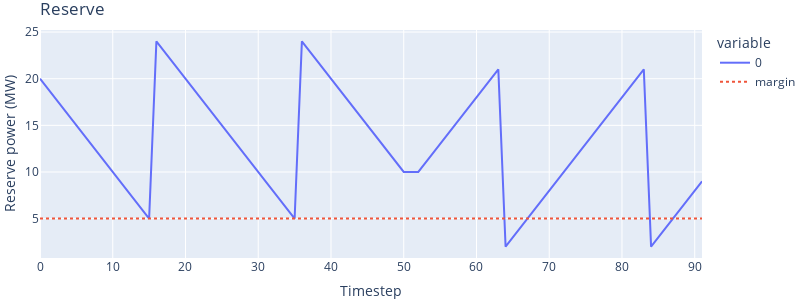

Source (notebook cell):
### Code cell
dfplot=res.el_reserve
margin=optimiser.all_networks["el"].carrier_data.el_reserve_margin
x = [dfplot.index[0],dfplot.index[-1]]
fig=px.line(dfplot,title="Reserve")
fig.add_scatter(x=x,y=[margin,margin],line=dict(dash='dot'),name="margin",mode="lines")
fig.update_xaxes(title_text="Timestep")
fig.update_yaxes(title_text="Reserve power (MW)",dtick = 5)
fig.update_layout(autosize=False,width=800,height=300,margin=dict(l=0,r=0,t=30,b=0))

### Figure 1 — Plotly figure (JSON) as saved in the notebook; plotly's stock layout.template omitted (floating-point values rounded to 4 significant figures)
{"data": [{"hovertemplate": "variable=0<br>time=%{x}<br>value=%{y}<extra></extra>", "legendgroup": "0", "line": {"color": "#636efa", "dash": "solid"}, "marker": {"symbol": "circle"}, "mode": "lines", "name": "0", "orientation": "v", "showlegend": true, "x": [0, 1, 2, 3, 4, 5, 6, 7, 8, 9, 10, 11, 12, 13, 14, 15, 16, 17, 18, 19, 20, 21, 22, 23, 24, 25, 26, 27, 28, 29, 30, 31, 32, 33, 34, 35, 36, 37, 38, 39, 40, 41, 42, 43, 44, 45, 46, 47, 48, 49, 50, 51, 52, 53, 54, 55, 56, 57, 58, 59, 60, 61, 62, 63, 64, 65, 66, 67, 68, 69, 70, 71, 72, 73, 74, 75, 76, 77, 78, 79, 80, 81, 82, 83, 84, 85, 86, 87, 88, 89, 90, 91], "xaxis": "x", "y": [20.0, 19.0, 18.0, 17.0, 16.0, 15.0, 14.0, 13.0, 12.0, 11.0, 10.0, 9.0, 8.0, 7.0, 6.0, 5.0, 24.0, 23.0, 22.0, 21.0, 20.0, 19.0, 18.0, 17.0, 16.0, 15.0, 14.0, 13.0, 12.0, 11.0, 10.0, 9.0, 8.0, 7.0, 6.0, 5.0, 24.0, 23.0, 22.0, 21.0, 20.0, 19.0, 18.0, 17.0, 16.0, 15.0, 14.0, 13.0, 12.0, 11.0, 10.0, 10.0, 10.0, 11.0, 12.0, 13.0, 14.0, 15.0, 16.0, 17.0, 18.0, 19.0, 20.0, 21.0, 2.0, 3.0, 4.0, 5.0, 6.0, 7.0, 8.0, 9.0, 10.0, 11.0, 12.0, 13.0, 14.0, 15.0, 16.0, 17.0, 18.0, 19.0, 20.0, 21.0, 2.0, 3.0, 4.0, 5.0, 6.0, 7.0, 8.0, 9.0], "yaxis": "y", "type": "scatter"}, {"line": {"dash": "dot"}, "mode": "lines", "name": "margin", "x": [0, 91], "y": [5, 5], "type": "scatter"}], "layout": {"xaxis": {"anchor": "y", "domain": [0.0, 1.0], "title": {"text": "Timestep"}}, "yaxis": {"anchor": "x", "domain": [0.0, 1.0], "title": {"text": "Reserve power (MW)"}, "dtick": 5}, "legend": {"title": {"text": "variable"}, "tracegroupgap": 0}, "title": {"text": "Reserve"}, "margin": {"l": 0, "r": 0, "t": 30, "b": 0}, "autosize": false, "width": 800, "height": 300}}
